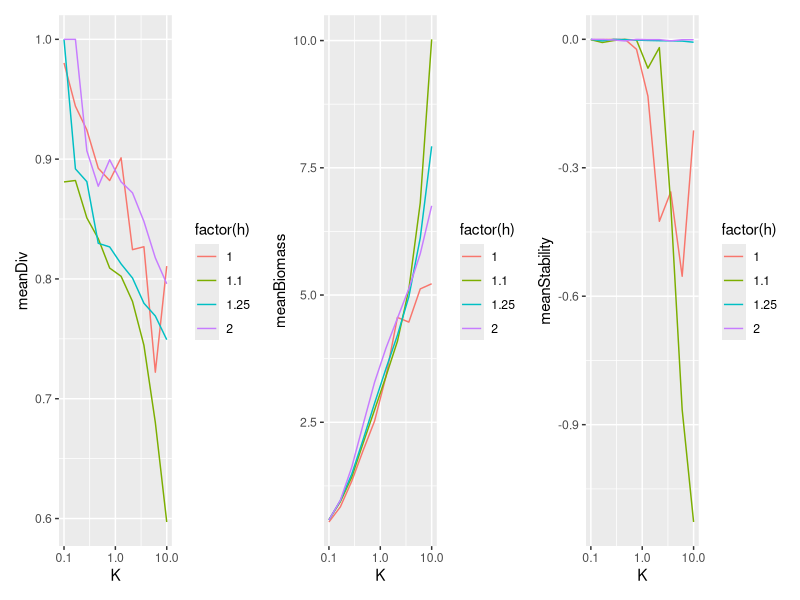
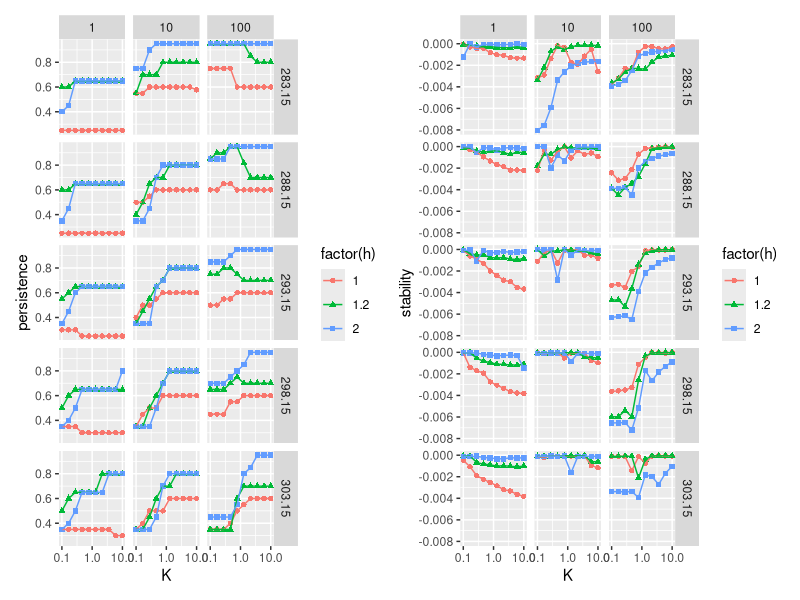
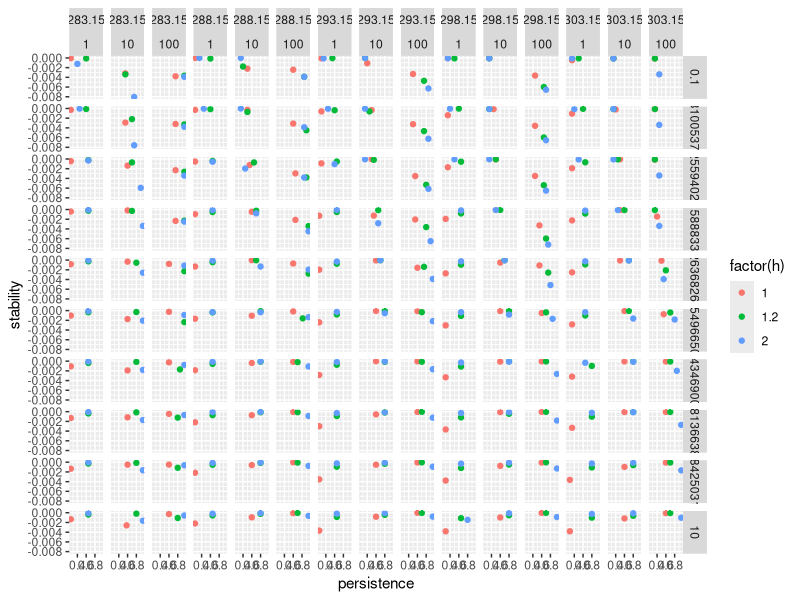

Here is the R script that generated these plots, in order:
library(tidyverse)
library(patchwork)

df <- read_csv("h-k_exp.csv")

sumDat_div <- df %>% 
  group_by(h,K) %>% 
  summarise(
    meanDiv = mean(diversity, na.rm = TRUE),
    meanBiomass = mean(biomass, na.rm = TRUE),
    meanStability = mean(stability, na.rm = TRUE),
  )
  
p1 <- ggplot(sumDat_div, aes(x = K, y = meanDiv, colour = factor(h)))+
  geom_line()+
  scale_x_log10()

p2 <- ggplot(sumDat_div, aes(x = K, y = meanBiomass, colour = factor(h)))+
  geom_line()+
  scale_x_log10()

p3 <- ggplot(sumDat_div, aes(x = K, y = meanStability, colour = factor(h)))+
  geom_line()+
  scale_x_log10()

p1+p2+p3

### h-k-t-z

df2 <- read_csv("outdf.csv")
glimpse(df2)
df2 %>% distinct(`T`)
p1 <- ggplot(df2, aes(x = K, y = persistence,
                colour = factor(h),
                shape = factor(h),
                group = h))+
  geom_point()+
  geom_line()+
  facet_grid(`T` ~ Z)+
  scale_x_log10()

p2 <- ggplot(df2, aes(x = K, y = stability,
                      colour = factor(h),
                      shape = factor(h),
                      group = h))+
  geom_point()+
  geom_line()+
  facet_grid(`T` ~ Z)+
  scale_x_log10()

p1+p2

ggplot(df2, aes(x = persistence, y = stability, colour = factor(h)))+
  geom_point()+
  facet_grid(K ~ `T`+Z)
